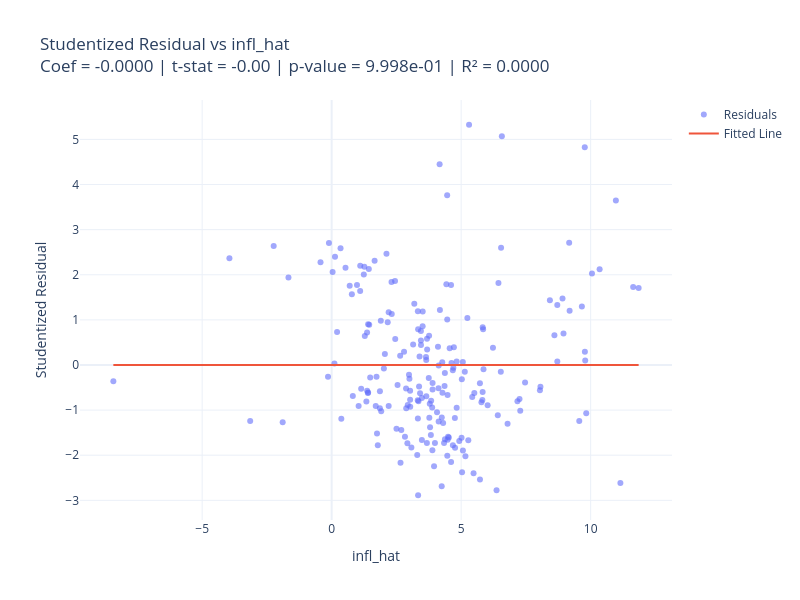

Write notebook code for a chart like this one.
### Code cell
# Homoscedasticity Check
bp_test, resids_std_lin_check = ols.check_homoscedasticity(X=X)
print(resids_std_lin_check)

### Figure 1 — Plotly figure (JSON) as saved in the notebook; plotly's stock layout.template omitted (floating-point values rounded to 4 significant figures; data arrays with more than 128 entries replaced by an {"elided": "..."} marker saying what was removed)
{"data": [{"hovertemplate": "Label: %{text}<br>X: %{x}<br>Y: %{y}<extra></extra>", "marker": {"opacity": 0.6, "size": 6}, "mode": "markers", "name": "Residuals", "text": {"elided": "203 str values"}, "type": "scatter", "x": {"elided": "203 float values"}, "y": {"elided": "203 float values"}}, {"line": {"width": 2}, "mode": "lines", "name": "Fitted Line", "type": "scatter", "x": {"elided": "203 float values"}, "y": {"elided": "203 float values"}}], "layout": {"height": 600, "title": {"text": "Studentized Residual vs infl_hat <br>Coef = -0.0000 | t-stat = -0.00 | p-value = 9.998e-01 | R² = 0.0000"}, "width": 800, "xaxis": {"title": {"text": "infl_hat"}}, "yaxis": {"title": {"text": "Studentized Residual"}}}}
